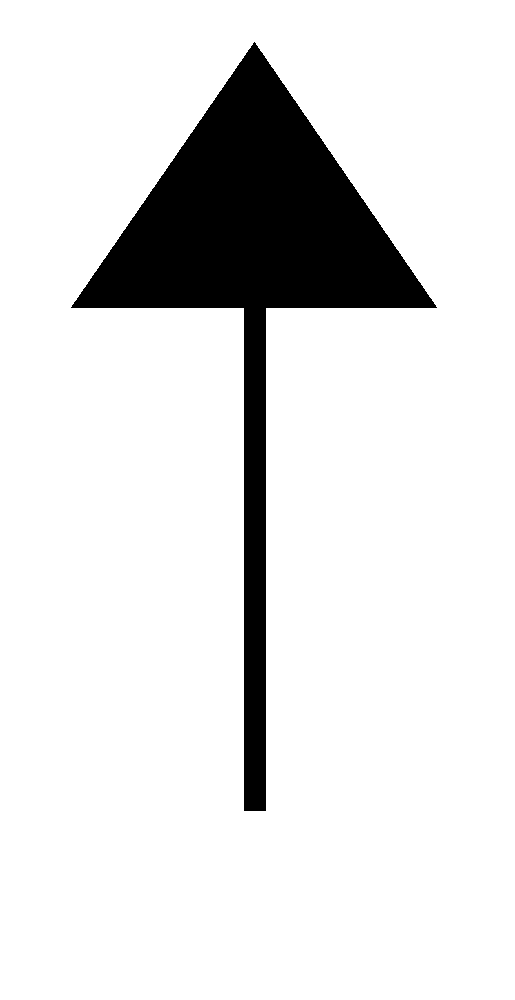
#> input picture notIntegrated/arrow.png, 515 x 1000 px, given in place of the camera
$ python altRotationDetection.py
#> lines starting #> are read from the running program, lines starting #| are printed output that depends on the picture; after the words box and inside, x2 and y2 are one past the last pixel; in counts of white or black regions, pixels touching at a corner belong together
# -*- coding: utf-8 -*-
"""
Created on Mon Nov 30 08:57:52 2020

@author: zefyr
"""

import cv2

cap = cv2.VideoCapture(0)

while(True):
    # Capture frame-by-frame
    _, frame = cap.read()
#> frame is the input picture: shape (1000, 515, 3); 88.4% white; 1 black region, box (x1, y1, x2, y2) and area: (71, 42, 437, 811) 59877
    frame = cv2.cvtColor(frame, cv2.COLOR_BGR2GRAY)
    #_,img = cv2.threshold(frame, 128, 255, cv2.THRESH_BINARY)


    img = frame[120:360, 200:440]
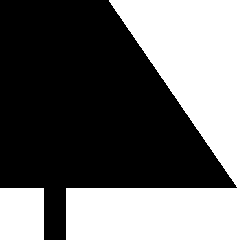
#> img: shape (240, 240); 41.6% white; 2 white regions
    ret,thresh = cv2.threshold(img,127,255,0)
    contours,hierarchy = cv2.findContours(thresh, 1, 2)
#> contours = 2 contours; box (x1, y1, x2, y2) and area: (66, 0, 240, 240) 21208, (0, 188, 44, 240) 2193

    for cnt in contours:
        area = cv2.contourArea(cnt)

        # Find first contour of reasonable proportion to overall size of sub image
        if (area/(img.size) > 0.01) and  (area/(img.size) < 0.1):

            leftmost = cnt[cnt[:,:,0].argmin()][0]
            rightmost = cnt[cnt[:,:,0].argmax()][0]
            topmost = cnt[cnt[:,:,1].argmin()][0]
            bottommost = cnt[cnt[:,:,1].argmax()][0]

            # [4 lines of commented-out code are left out]

            leftright_x = abs((rightmost - leftmost)[0])
            topbottom_y = abs((bottommost - topmost)[1])

            ratio = leftright_x/topbottom_y

            direction = 0
            # A horizontal to vertical ratio of about 0.48 corresponds with
            # a vertical arrow
            if ratio - 0.48 < 0.05:
                # if span from bottom to arrow wings is longer than from arrow wings to
                # top, it's an up arrow
                if abs(bottommost[1] - leftmost[1]) > abs(leftmost[1] - topmost[1]):
                    direction = '^'
                else: direction = 'v'

            # A horizontal to vertical ratio of about 2.10 corresponds with
            # a horizontal arrow
            elif 1/ratio - 2.10 < 0.05:
                # if span from right to arrow wings is longer than from arrow wings to
                # left, it's a left arrow
                if abs(rightmost[0] - topmost[0]) > abs(topmost[0] - leftmost[0]):
                    direction = '<'
                else: direction = '>'

            # Any other ratio is unlikely to be a reasonable orientation of our arrow
            else:
                pass

            # if direction found, print stuff to screen
            if direction:
                frame = cv2.putText(frame, direction, (10,frame.shape[0]-10), cv2.FONT_HERSHEY_SIMPLEX,
                                    2, (255, 255, 255), 2)
                img = cv2.circle(img,tuple(leftmost), 10, (0,0,255), -1)
                img = cv2.circle(img,tuple(rightmost), 10, (0,0,255), -1)
                img = cv2.circle(img,tuple(topmost), 10, (0,0,255), -1)
                img = cv2.circle(img,tuple(bottommost), 10, (0,0,255), -1)
            break
#> this loop made 1 pass
#> (cnt, area, leftright_x, topbottom_y, ratio, direction) on pass 1: ([[0, 188], [0, 239], [43, 239], [43, 188]], 2193, 43, 51, 0.843, '<')
#> pass 1, `img = cv2.circle(img,tuple(leftmost), 10, (0,0,255), -1)`:
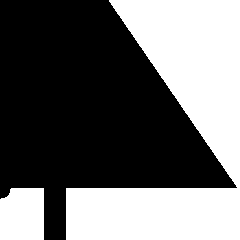
#> img: shape (240, 240); 41.5% white; 2 white regions, box (x1, y1, x2, y2) and area: (66, 0, 240, 240) 21684, (0, 188, 44, 240) 2198
#> pass 1, `img = cv2.circle(img,tuple(bottommost), 10, (0,0,255), -1)`:
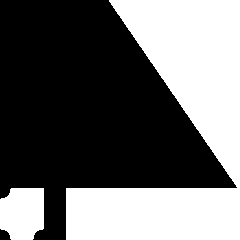
#> img: shape (240, 240); 41.1% white; 2 white regions, box (x1, y1, x2, y2) and area: (66, 0, 240, 240) 21684, (0, 188, 44, 240) 2018
#> after the loop:
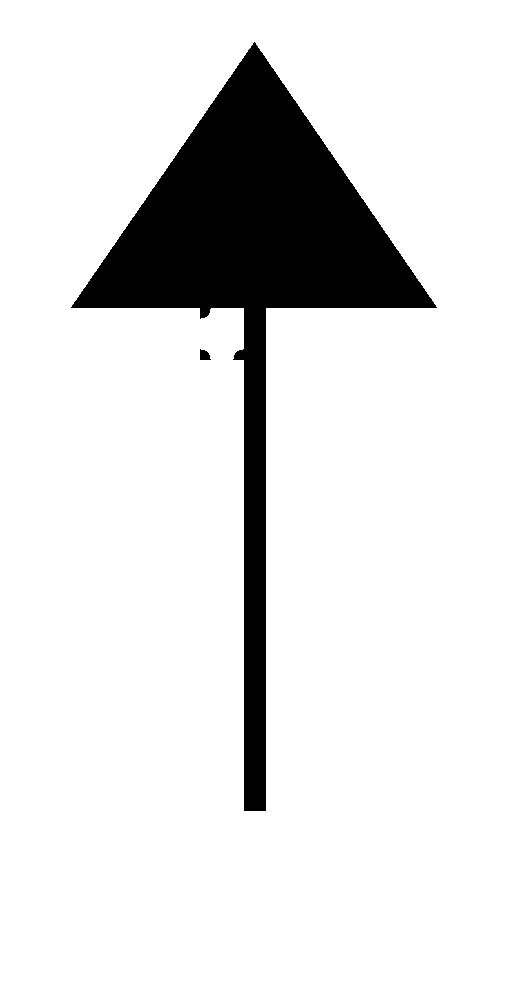
#> frame: shape (1000, 515); 88.3% white; 2 black regions, box (x1, y1, x2, y2) and area: (71, 42, 437, 811) 60057, (200, 349, 211, 360) 90
#> after the loop, leftright_x = 43; ratio = 0.843; topbottom_y = 51

    frame = cv2.flip(frame,1)
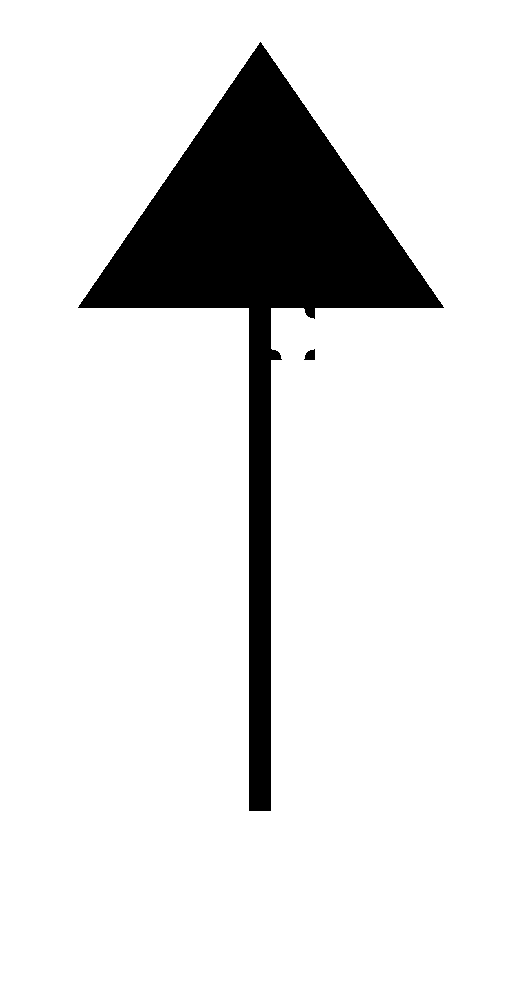
#> frame: shape (1000, 515); 88.3% white; 2 black regions, box (x1, y1, x2, y2) and area: (78, 42, 444, 811) 60057, (304, 349, 315, 360) 90
    # Display the resulting frame
    #cv2.imshow('img', img)
    cv2.imshow('frame', frame)
    cv2.imshow('frame', cv2.rectangle(frame,(200, 120), (440,360), (0,255,0),2))
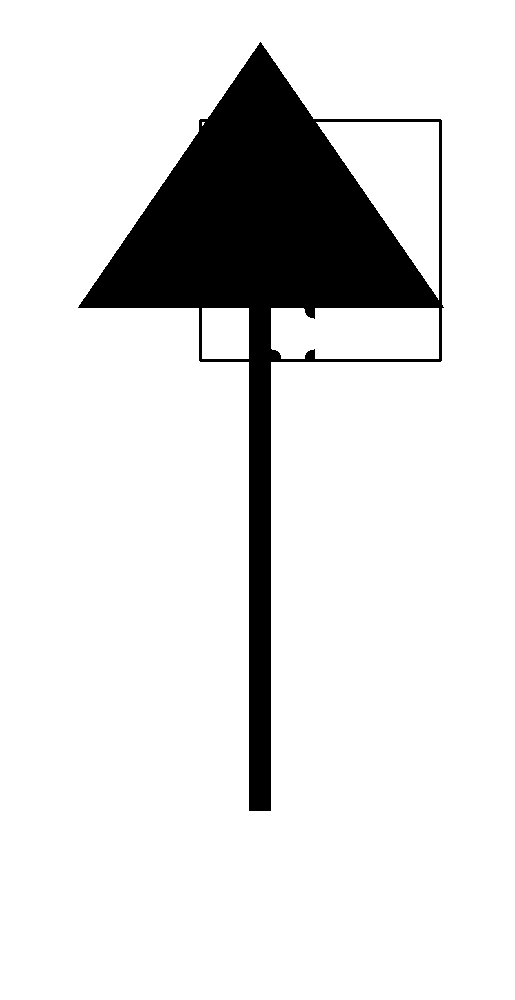
#> window 'frame': shape (1000, 515); 88% white; 1 black region, box (x1, y1, x2, y2) and area: (78, 42, 444, 811) 62056
    if cv2.waitKey(1) & 0xFF == ord('q'):
#> (key q is pressed here)
        break

# When everything done, release the capture
cap.release()
cv2.destroyAllWindows()
